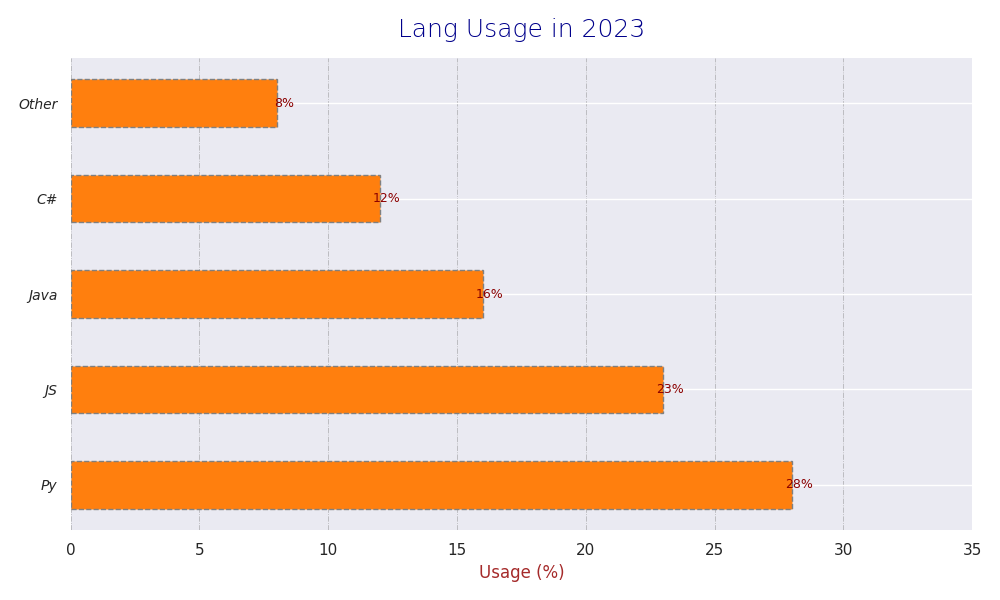

Reproduce this figure in Python.
import matplotlib.pyplot as plt
import numpy as np

# Data for plotting
languages = ['Py', 'JS', 'Java', 'C#', 'Other']
usage_percentages = [28, 23, 16, 12, 8]

# Create a figure and axis with altered size
fig, ax = plt.subplots(figsize=(10, 6))
y_pos = np.arange(len(languages))

# Alter stylistic elements randomly
bars = ax.barh(y_pos, usage_percentages, color='#ff7f0e', height=0.5, edgecolor='grey', linestyle='--')

# Setting a different style for the title and labels
ax.set_title("Lang Usage in 2023", fontsize=18, fontweight='light', pad=15, color='darkblue')
ax.set_xlabel("Usage (%)", fontsize=12, color='brown')
ax.set_xlim(0, 35)
ax.set_yticks(y_pos)
ax.set_yticklabels(languages, fontsize=10, fontstyle='italic')

# Adding grid lines with a different style and color
ax.xaxis.grid(True, linestyle='-.', linewidth=0.6, color='gray', alpha=0.5)

# Randomly altering annotations
for bar in bars:
    width = bar.get_width()
    ax.annotate(f'{width}%',
                xy=(width, bar.get_y() + bar.get_height() / 2),
                xytext=(5, 0),
                textcoords="offset points",
                ha='center', va='center', fontsize=9, color='darkred')

# Randomly remove borders
for spine in ax.spines.values():
    spine.set_visible(False)

# Display plot with altered style
plt.tight_layout()
plt.show()
